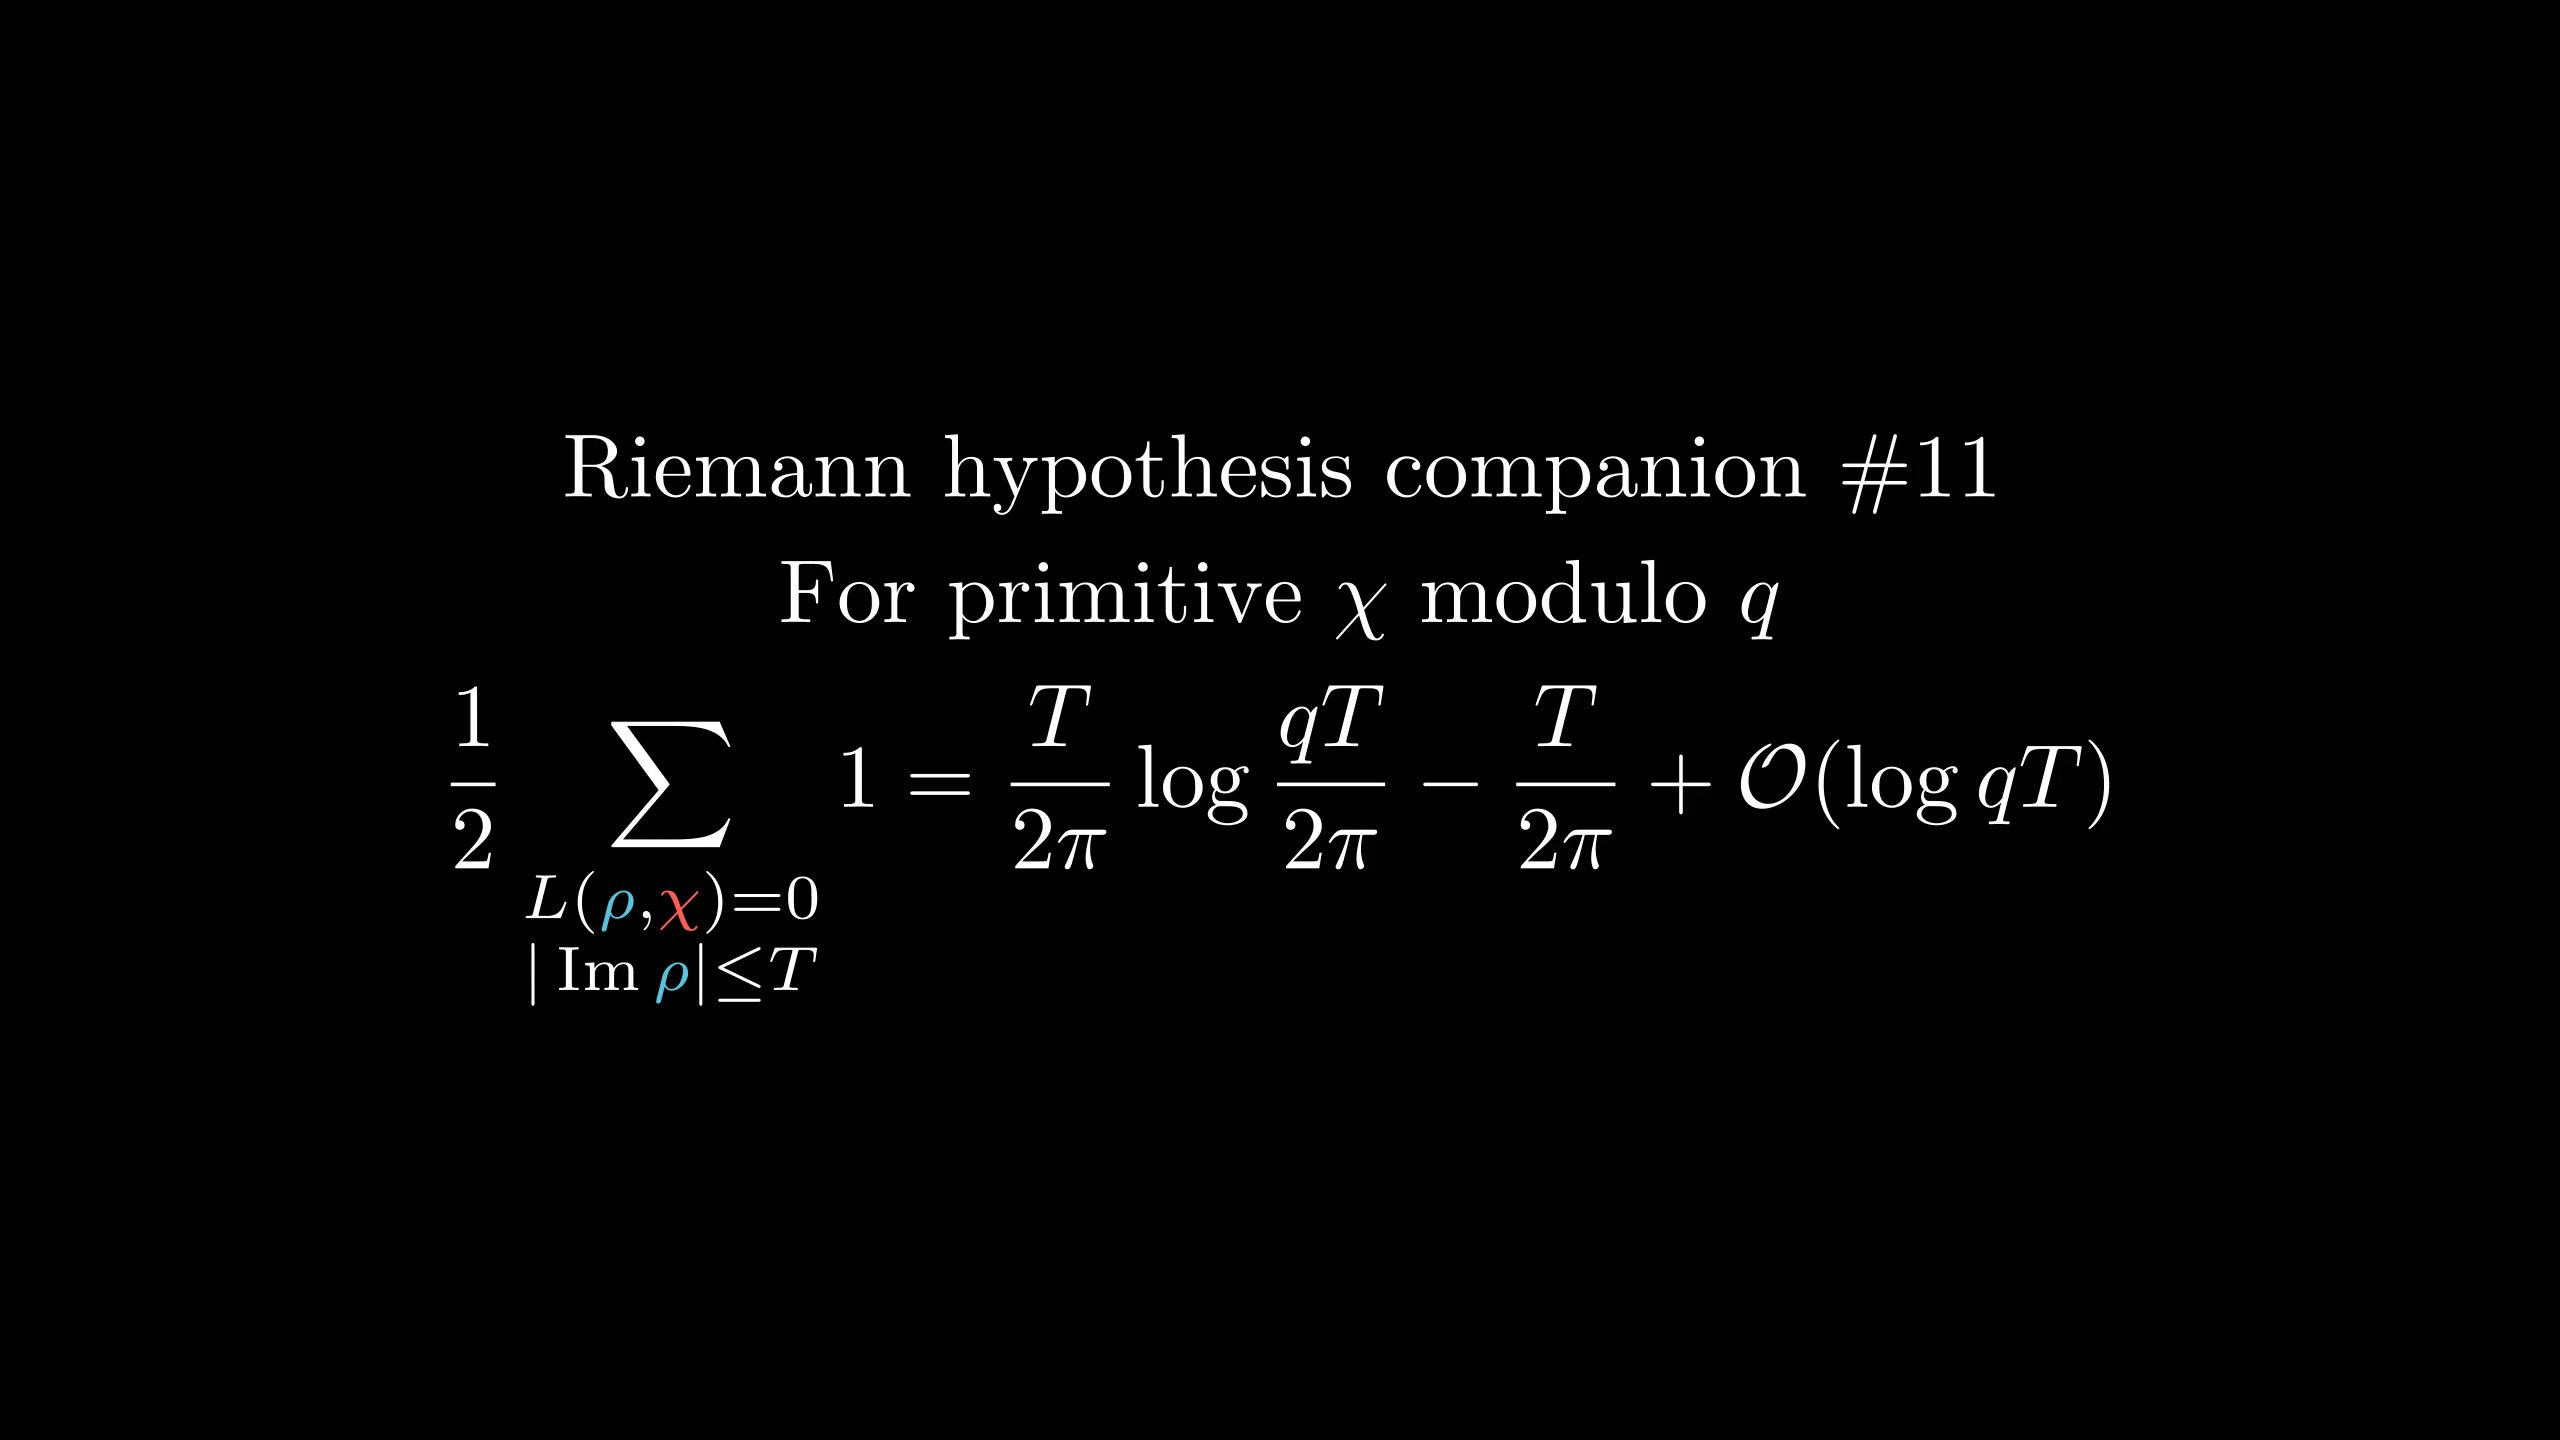

This figure's Python source:
from manimlib.imports import *

class FooScene(Scene):
    def construct(self):
        tit=TextMobject(r"Riemann hypothesis companion \#11")
        lb=TextMobject(r"For primitive $\chi$ modulo $q$")
        eqn=TexMobject(
                r"\frac12\sum_{\substack{L(\rho,\chi)=0\\|\Im\rho|\le T}}1" \
                r"={T\over2\pi}\log{qT\over2\pi}-{T\over2\pi}+\mathcal O(\log qT)",
                tex_to_color_map={
                    r"\chi":RED,
                    r"\rho":BLUE,
                })
        self.add(VGroup(tit,lb,eqn).arrange(DOWN))
        self.wait()
